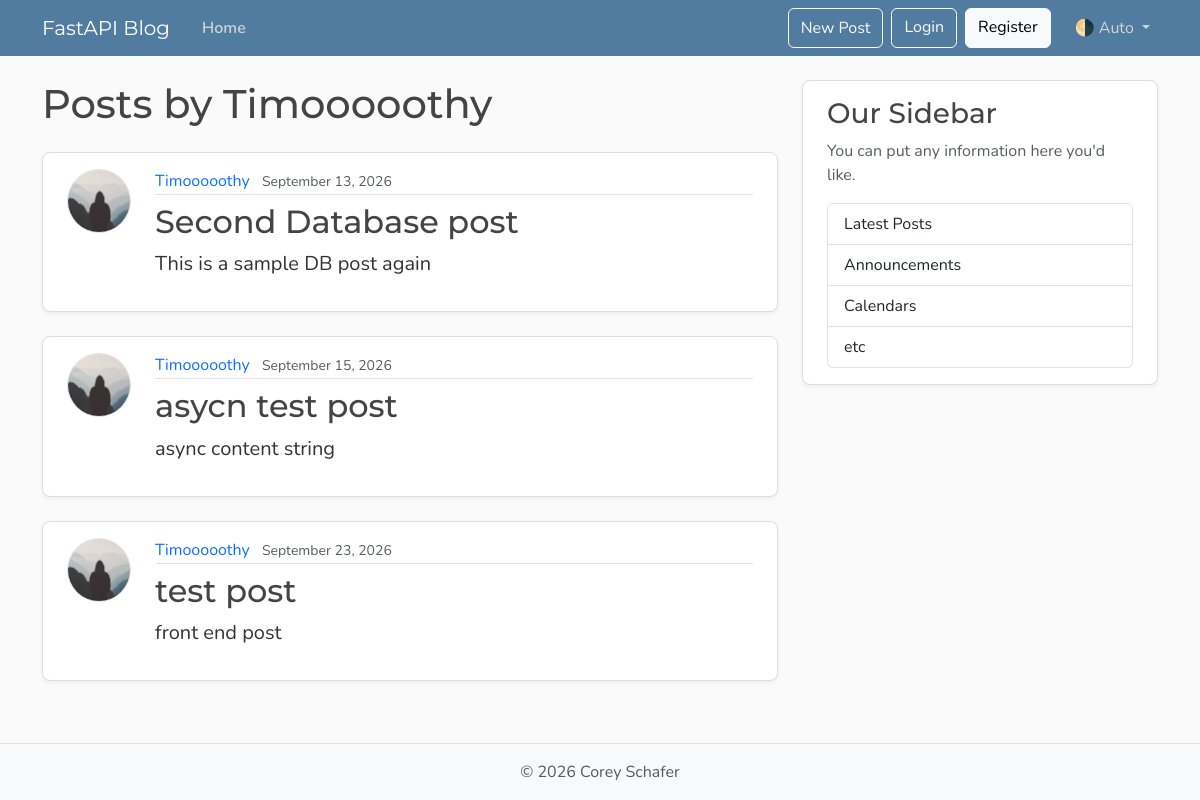
The page /users/1/posts on the database its author committed.
### models.py (models this page shows, shortened)
class User(Base):
    __tablename__ = "users"
    id: Mapped[int] = mapped_column(Integer, primary_key=True, index=True)
    username: Mapped[str] = mapped_column(String(50), unique=True, nullable=False)
    email: Mapped[str] = mapped_column(String(120), unique=True, nullable=False)
    image_file: Mapped[str | None] = mapped_column(
        String(200),
        nullable=True,
        default=None,
    )
    posts: Mapped[list[Post]] = relationship(back_populates="author", cascade = "all, delete-orphan")

class Post(Base):
    __tablename__ = "posts"
    id: Mapped[int] = mapped_column(Integer, primary_key=True, index=True)
    title: Mapped[str] = mapped_column(String(100), nullable=False)
    content: Mapped[str] = mapped_column(Text, nullable=False)
    user_id: Mapped[int] = mapped_column(
        ForeignKey("users.id"),
        nullable=False,
        index=True,
    )
    date_posted: Mapped[datetime] = mapped_column(
        DateTime(timezone=True),
        default=lambda: datetime.now(UTC),
    )
    author: Mapped[User] = relationship(back_populates="posts")

### main.py (the view)
@app.get("/users/{user_id}/posts", include_in_schema=False, name="user_posts")
async def user_posts_page(
    request: Request,
    user_id: int,
    db: Annotated[AsyncSession, Depends(get_db)],
):
    result = await db.execute(select(models.User).where(models.User.id == user_id))
    user = result.scalars().first()
    if not user:
        raise HTTPException(
            status_code=status.HTTP_404_NOT_FOUND,
            detail="User not found",
        )
    result = await db.execute(
        select(models.Post)
        .options(selectinload(models.Post.author))
        .where(models.Post.user_id == user_id),
    )
    posts = result.scalars().all()
    return templates.TemplateResponse(
        request,
        "user_posts.html",
        {"posts": posts, "user": user, "title": f"{user.username}'s Posts"},
    )

### templates/user_posts.html
{% extends "layout.html" %}
{% block content %}
  <h1 class="mb-4">Posts by {{ user.username }}</h1>
  {% for post in posts %}
    <article class="content-section py-3 px-4 mb-4">
      <div class="d-flex align-items-start gap-4">
        <img class="rounded-circle article-img flex-shrink-0"
             src="{{ post.author.image_path }}"
             alt="{{ post.author.username }}'s profile picture"
             width="64"
             height="64"
             loading="lazy">
        <div class="flex-grow-1">
          <div class="article-metadata mb-2">
            <a class="me-2"
               href="{{ url_for('user_posts', user_id=post.author.id) }}">{{ post.author.username }}</a>
            <small class="text-body-secondary">{{ post.date_posted.strftime("%B %d, %Y") }}</small>
          </div>
          <h2>
            <a class="article-title"
               href="{{ url_for('post_page', post_id=post.id) }}">{{ post.title }}</a>
          </h2>
          <p class="article-content">{{ post.content }}</p>
        </div>
      </div>
    </article>
  {% else %}
    <p class="text-body-secondary">No posts by this user yet.</p>
  {% endfor %}
{% endblock content %}

### static/css/main.css (style rules this page uses)
:root { --font-heading: "Montserrat", system-ui, -apple-system, BlinkMacSystemFont, sans-serif; --font-body: "Nunito", system-ui, -apple-system, BlinkMacSystemFont, sans-serif; --color-bg-body: #fafafa; --color-bg-content: #ffffff; --color-text-primary: #333333; --color-text-heading: #444444; --color-steel: #527c9f; --color-nav-link: #cbd5db; --color-nav-link-hover: #ffffff; --color-link-hover: #428bca; --color-border: #dddddd; --color-border-light: #e3e3e3; --spacing-xl: 5rem; --article-img-size: 4rem; --account-img-size: 7.813rem; }
body { font-family: var(--font-body); background: var(--color-bg-body); color: var(--color-text-primary); }
h1, h2, h3, h4, h5, h6 { font-family: var(--font-heading); color: var(--color-text-heading); }
a { text-decoration: none; }
.content-section { background: var(--color-bg-content); border: 1px solid var(--color-border); border-radius: 0.5rem; box-shadow: 0 2px 4px rgba(15, 23, 42, 0.05); transition: box-shadow 0.15s ease, transform 0.15s ease, border-color 0.15s ease; }
.article-title { color: var(--color-text-heading); transition: color 0.2s ease-in-out; }
.article-content { white-space: pre-line; font-size: 1.25rem; }
.article-img { height: var(--article-img-size); width: var(--article-img-size); flex-shrink: 0; object-fit: cover; border: 1px solid var(--color-border-light); box-shadow: 0 0 0 2px var(--color-bg-content); }
.article-metadata { padding-bottom: 0.063rem; border-bottom: 1px solid var(--color-border-light); }
.article-metadata a { transition: color 0.2s ease-in-out; }

### rows shown on the page
User: username "Timooooothy"
Post: author.username "Timooooothy", date_posted "September 13, 2026", title "Second Database post", content "This is a sample DB post again"
Post: author.username "Timooooothy", date_posted "September 15, 2026", title "asycn test post", content "async content string"
Post: author.username "Timooooothy", date_posted "September 23, 2026", title "test post", content "front end post"
